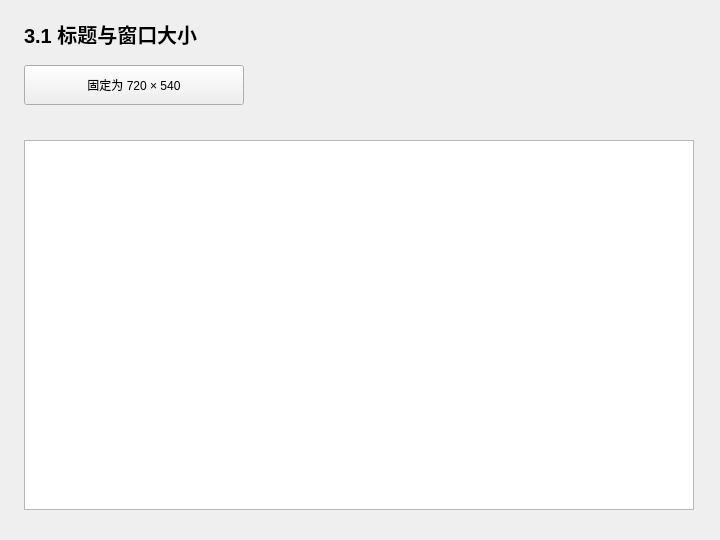
<?xml version="1.0" encoding="UTF-8"?>
<ui version="4.0">
 <class>Widget</class>
 <widget class="QWidget" name="Widget">
  <property name="geometry">
   <rect>
    <x>0</x>
    <y>0</y>
    <width>720</width>
    <height>540</height>
   </rect>
  </property>
  <property name="windowTitle">
   <string>3.1 标题与窗口大小</string>
  </property>
  <widget class="QLabel" name="headingLabel">
   <property name="geometry">
    <rect>
     <x>24</x>
     <y>18</y>
     <width>670</width>
     <height>32</height>
    </rect>
   </property>
   <property name="text">
    <string>3.1 标题与窗口大小</string>
   </property>
   <property name="font">
    <font>
     <pointsize>15</pointsize>
     <bold>true</bold>
    </font>
   </property>
  </widget>
  <widget class="QPlainTextEdit" name="outputEdit">
   <property name="geometry">
    <rect>
     <x>24</x>
     <y>140</y>
     <width>670</width>
     <height>370</height>
    </rect>
   </property>
   <property name="readOnly">
    <bool>true</bool>
   </property>
  </widget>
  <widget class="QPushButton" name="runButton">
   <property name="geometry">
    <rect>
     <x>24</x>
     <y>65</y>
     <width>220</width>
     <height>40</height>
    </rect>
   </property>
   <property name="text">
    <string>固定为 720 × 540</string>
   </property>
  </widget>
 </widget>
 <resources />
 <connections />
</ui>
